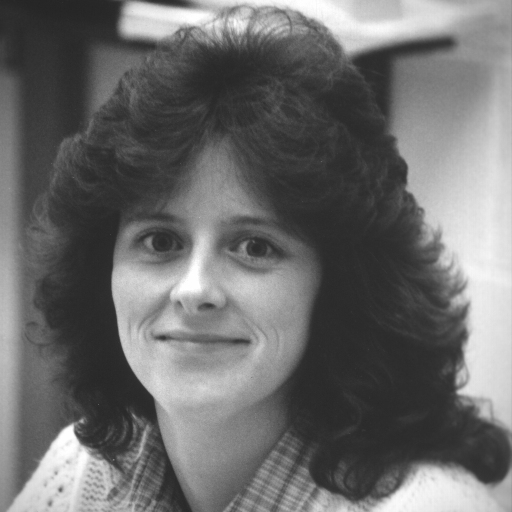
#> input picture DA 2/Grayscale.tif, 512 x 512 px
$ python Prewitt.py
#> lines starting #> are read from the running program, lines starting #| are printed output that depends on the picture
import matplotlib.pyplot as plt
import cv2
from skimage import filters
camera = cv2.imread('Grayscale.tif')
#> camera is the input picture: shape (512, 512, 3); min 36, max 255, mean 107.8
edge_prewitt = filters.prewitt(camera)
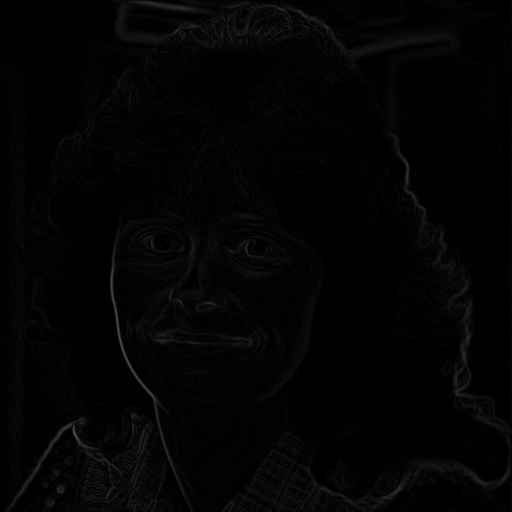
#> edge_prewitt: shape (512, 512, 3) float64; min 0, max 0.316, mean 0.0155
plt.subplot(121),plt.imshow(camera),plt.title("Input Image")
plt.subplot(122),plt.imshow(edge_prewitt),plt.title("Prewitt")
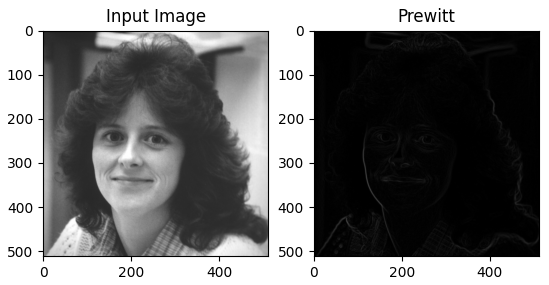
#> figure drawn by matplotlib, 2 panels
